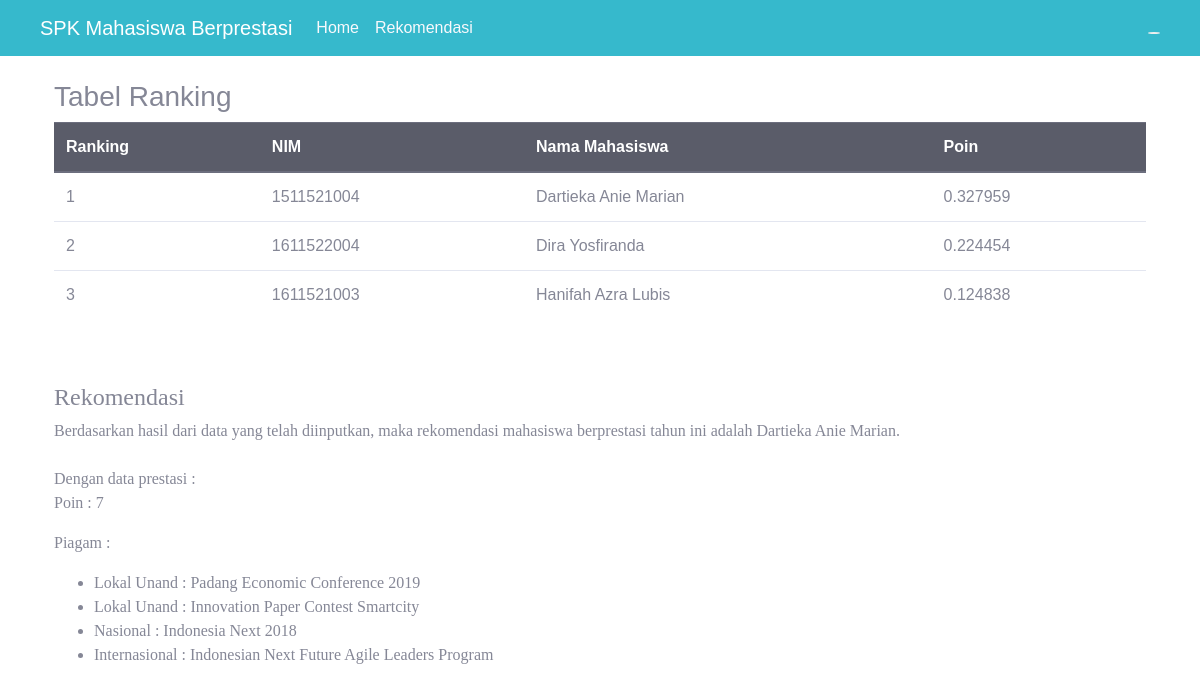
Screenshot of /rekomendasi.php with the database file from the repository.
### tables this page shows
CREATE TABLE `alternatif` (
  `id_alt` int(11) NOT NULL,
  `nim` varchar(10) NOT NULL
);

CREATE TABLE `mahasiswa` (
  `nama_mhs` varchar(100) NOT NULL,
  `nim` varchar(10) NOT NULL
);

CREATE TABLE `hasil` (
  `id_alt` int(11) NOT NULL,
  `value_hsl` float NOT NULL
);

CREATE TABLE `detail_alternatif` (
  `id_detailalt` int(11) NOT NULL,
  `id_alt` int(11) NOT NULL,
  `id_krit` int(11) NOT NULL,
  `value_alt` text NOT NULL
);

### rekomendasi.php (the view, shortened to what this page needs)
<?php
include('fungsi.php');
include('header.php');
?>
<html>
<body >
<h3>Tabel Ranking</h3>
	<div class="table-responsive">
		<table class="table table-stripped">
			<thead class="thead-dark">
				<tr>
					<th>Ranking</th>
					<th>NIM</th>
					<th>Nama Mahasiswa</th>
					<th>Poin</th>
				</tr>
			</thead>
			<tbody>
				<?php
					$query  = "SELECT alternatif.id_alt,alternatif.nim,mahasiswa.nama_mhs,value_hsl
					FROM alternatif JOIN hasil ON alternatif.id_alt=hasil.id_alt
					JOIN mahasiswa ON alternatif.nim=mahasiswa.nim ORDER BY value_hsl DESC limit 3";
					$result = mysqli_query($koneksi, $query);
					$i = 0;
					while ($row = mysqli_fetch_array($result)) {
						$i++;
					?>
					<tr >
						<td><?= $i ?></td>
						<td><?php echo $row['nim'] ?></td>
						<td><?php echo $row['nama_mhs'] ?></td>
						<td><?php echo $row['value_hsl'] ?></td>
					</tr>
					<?php
					}
				?>
			</tbody>
		</table>
	</div>
	<br>
	<br>
<h4 style="font-family:verdana">Rekomendasi</h4>
	<div style="font-family:verdana">Berdasarkan hasil dari data yang telah diinputkan, maka rekomendasi mahasiswa berprestasi tahun ini adalah
        <?php
        $query  = "SELECT alternatif.id_alt,alternatif.nim,mahasiswa.nama_mhs,value_hsl
		FROM alternatif JOIN hasil ON alternatif.id_alt=hasil.id_alt
		JOIN mahasiswa ON alternatif.nim=mahasiswa.nim ORDER BY value_hsl DESC limit 1";
					$result = mysqli_query($koneksi, $query);
					$row = mysqli_fetch_array($result);
					?>
        <?php if(is_array($row)) {?>
			<?php echo $row['nama_mhs']?>.
			<br>
			<br>
			Dengan data prestasi :
			<?php $query = "SELECT * FROM detail_alternatif,hasil WHERE detail_alternatif.id_alt = hasil.id_alt  ORDER BY value_hsl DESC limit 4";
			$result = mysqli_query($koneksi, $query);
			$row = mysqli_fetch_array($result);
			?>
			<?php echo $row['value_alt']  ?>
		<?php } ?>
        <br>
        <br>
        <br>
</body>
</html>
<?php include('footer.php');
 ?>

### header.php (style rules this page uses)
html,body { padding: 0; margin:0; font-family: sans-serif; }

### rows the page displays
alternatif: nim "1511521004", mahasiswa.nama_mhs "Dartieka Anie Marian", hasil.value_hsl "0.327959"
alternatif: nim "1611522004", mahasiswa.nama_mhs "Dira Yosfiranda", hasil.value_hsl "0.224454"
alternatif: nim "1611521003", mahasiswa.nama_mhs "Hanifah Azra Lubis", hasil.value_hsl "0.124838"
detail_alternatif: value_alt "Poin : 7 Piagam : Lokal Unand : Padang Economic Conference 2019 Lokal Unand : Innovation Paper Contest Smartcity Nasional : Indonesia Next 2018 Internasional : Indonesian Next Future Agile Leaders Program"
